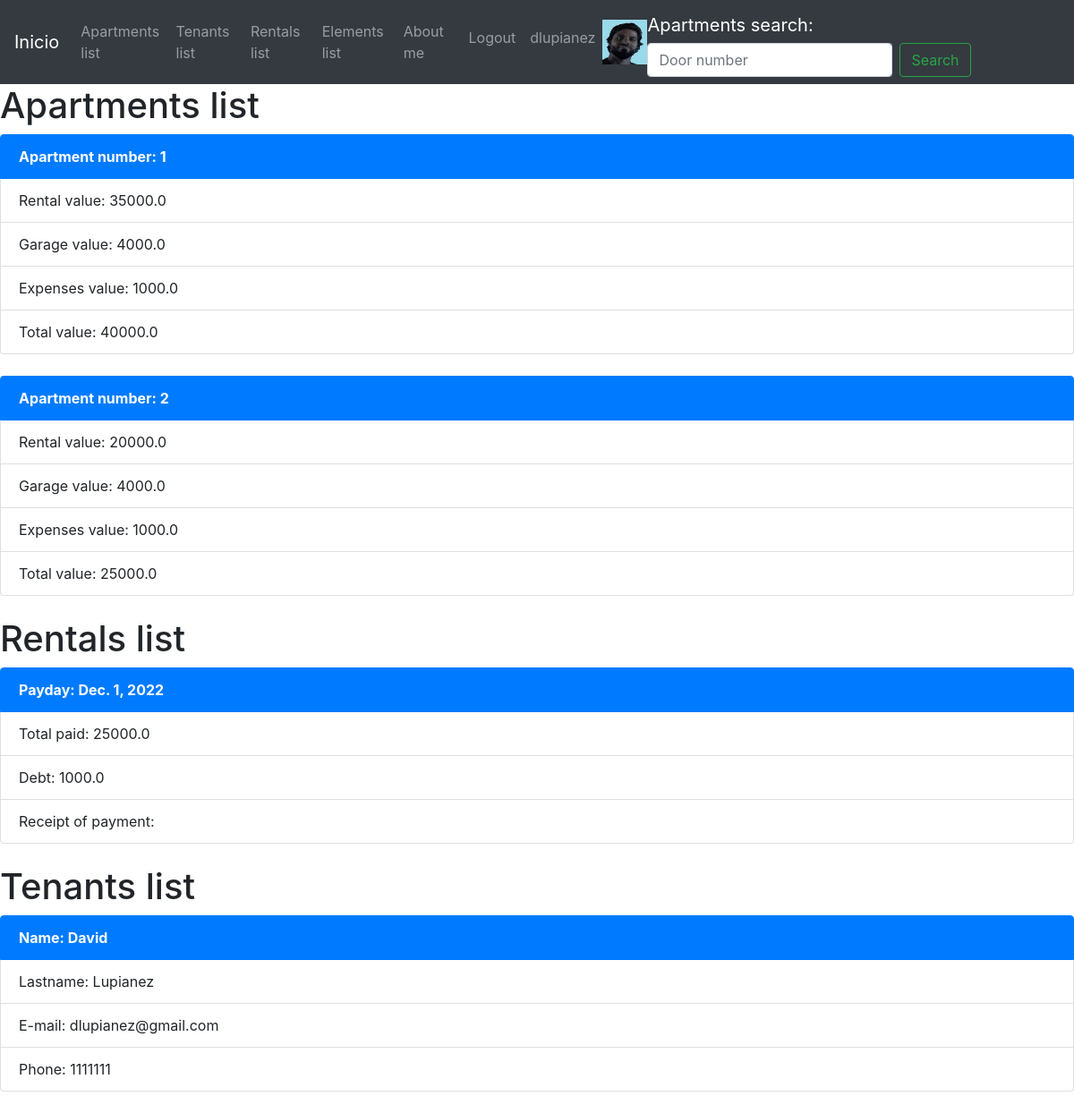
The app's page /elements-list/ (signed in), older data.
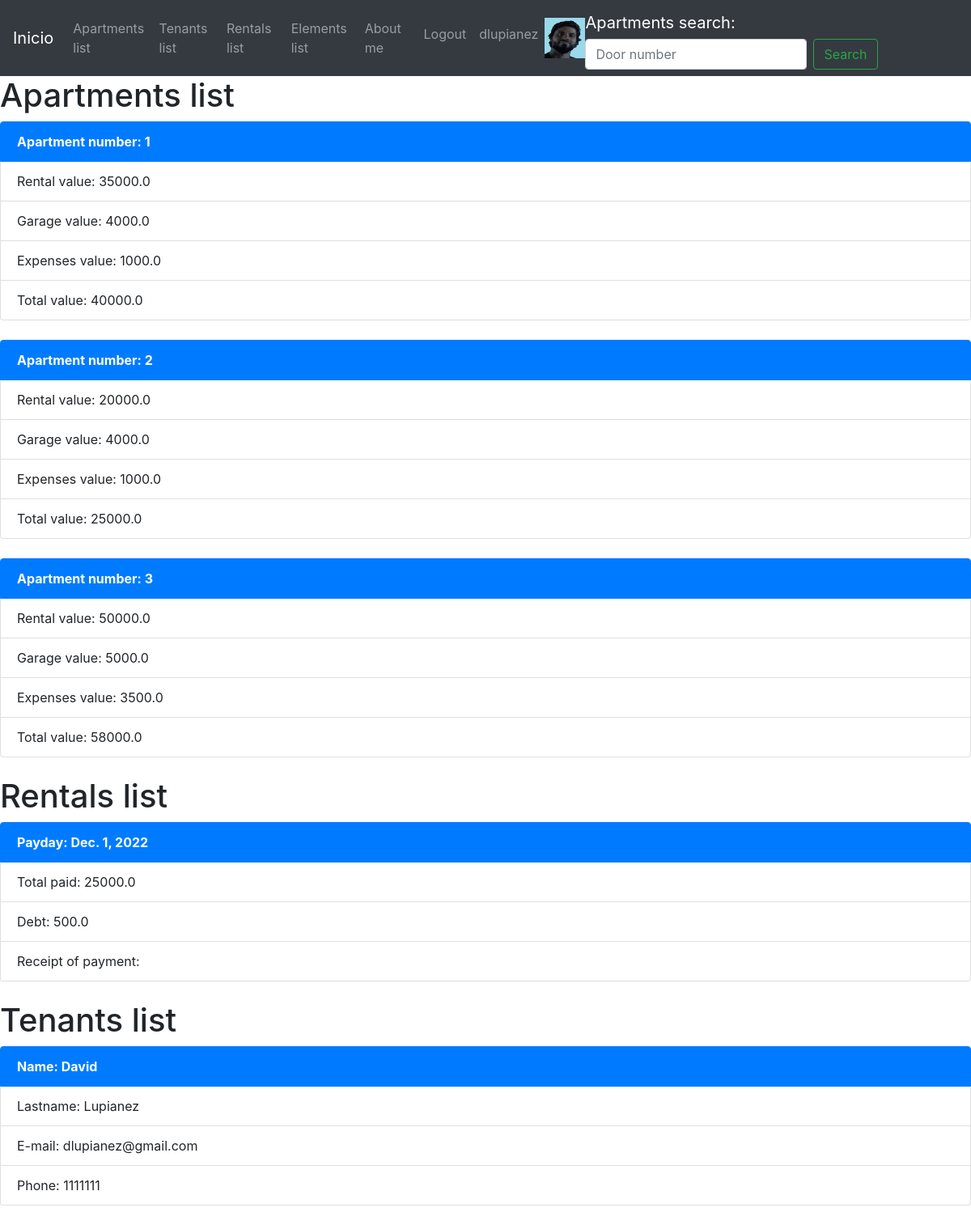
The same page, newer data.
### apartments/models.py (models this page shows, shortened)
class Apartment(models.Model):
    door_number=models.CharField(max_length=10, null=False, blank=False)
    rental_value=models.FloatField()
    garage_value=models.FloatField()
    expenses_value=models.FloatField()
    total_value=models.FloatField()
    is_available=models.BooleanField(default=True)
    apartment_picture = models.ImageField(upload_to='apartment_images', null=True, blank=True)

### rentals/models.py (models this page shows)
class Rent(models.Model):
    payday=models.DateField()
    total_paid=models.FloatField()
    debt=models.FloatField()
    receipt_of_payment=models.IntegerField()
    has_debt=models.BooleanField(default=False)

### tenants/models.py (models this page shows, shortened)
class Tenant(models.Model):
    name=models.CharField(max_length=50, null=False, blank=False)
    lastname=models.CharField(max_length=50, null=False, blank=False )
    email=models.EmailField(max_length=50, null=False, blank=False)
    phone=models.CharField(max_length=50, null=False, blank=False)
    is_active=models.BooleanField(default=True)
    tenant_picture = models.ImageField(upload_to='tenant_images', null=True, blank=True)

### real_estate_management/views.py (the view)
# urls.py: path('elements-list/', elements_list),
def elements_list(request):
    all_apartments = Apartment.objects.all()
    all_rents = Rent.objects.all()
    all_tenants = Tenant.objects.all()
    context = {
        'apartments':all_apartments,
        'rents':all_rents,
        'tenants':all_tenants,
    }
    return render(request, 'elements-list.html', context=context)

### templates/elements-list.html (shortened to what this page needs)
{% extends 'base.html' %}
{% block content %}
    <h1>Apartments list</h1>
    {% for apartment in apartments %}
    <ul class="list-group">
        <li class="list-group-item active"><b>Apartment number: {{apartment.door_number}}</b></li>
        <li class="list-group-item">Rental value: {{apartment.rental_value}}</li>
        <li class="list-group-item">Garage value: {{apartment.garage_value}}</li>
        <li class="list-group-item">Expenses value: {{apartment.expenses_value}}</li>
        <li class="list-group-item">Total value: {{apartment.total_value}}</li>
    </ul>
    <br>
    {% endfor %}
    <h1>Rentals list</h1>
    {% for rent in rents %}
    <ul class="list-group">
        <li class="list-group-item active"><b>Payday: {{rent.payday}}</b></li>
        <li class="list-group-item">Total paid: {{rent.total_paid}}</li>
        <li class="list-group-item">Debt: {{rent.debt}}</li>
        <li class="list-group-item">Receipt of payment: {{rent.receipt_of_payent}}</li>
    </ul>
    <br>
    {% endfor %}
    <h1>Tenants list</h1>
    {% for tenant in tenants %}
    <ul class="list-group">
        <li class="list-group-item active"><b>Name: {{tenant.name}}</b></li>
        <li class="list-group-item">Lastname: {{tenant.lastname}}</li>
        <li class="list-group-item">E-mail: {{tenant.email}}</li>
        <li class="list-group-item">Phone: {{tenant.phone}}</li>
    </ul>
    <br>
    {% endfor %}
{% endblock %}

Row changes from the older to the newer data that the page shows:
added Apartment: door_number "3", rental_value "50000.0", garage_value "5000.0", expenses_value "3500.0", total_value "58000.0"
changed Rent: debt "1000.0" → "500.0"
